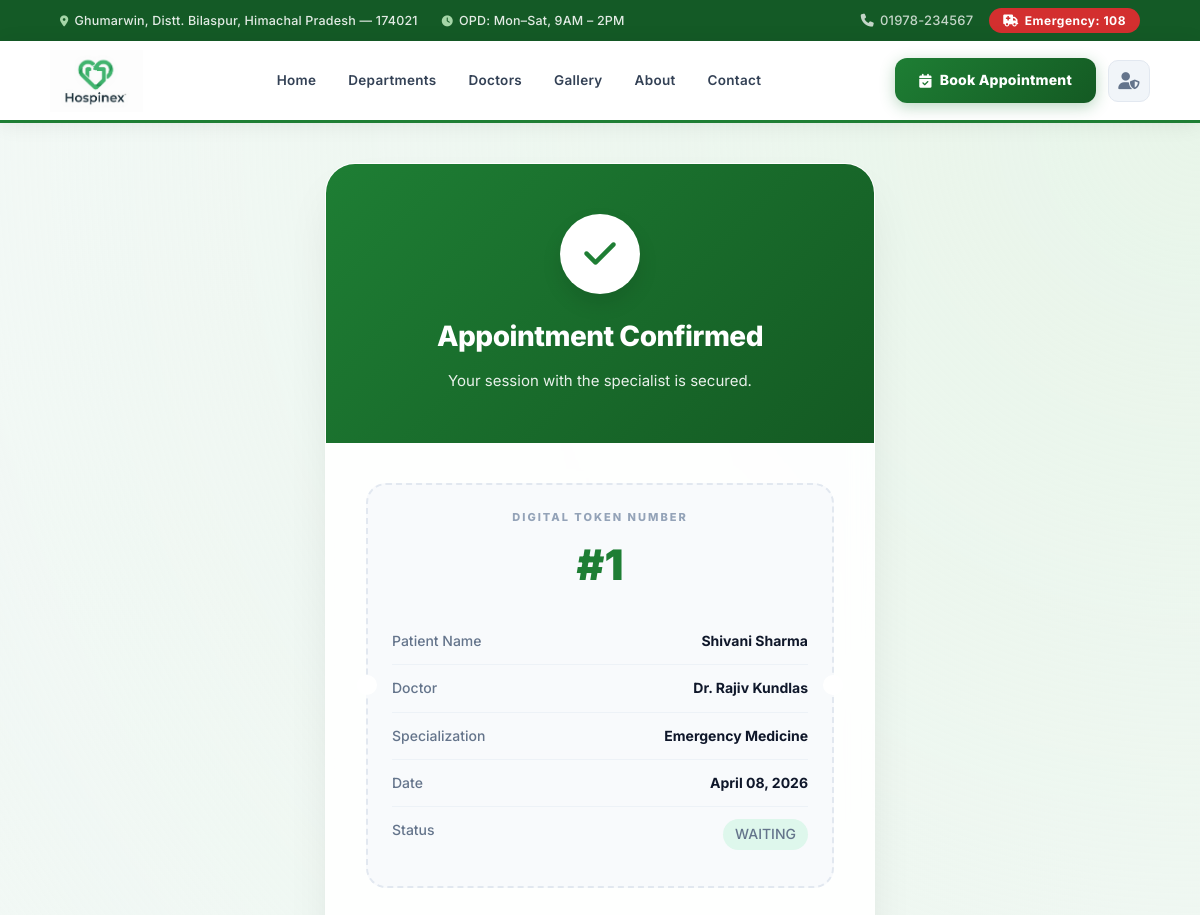
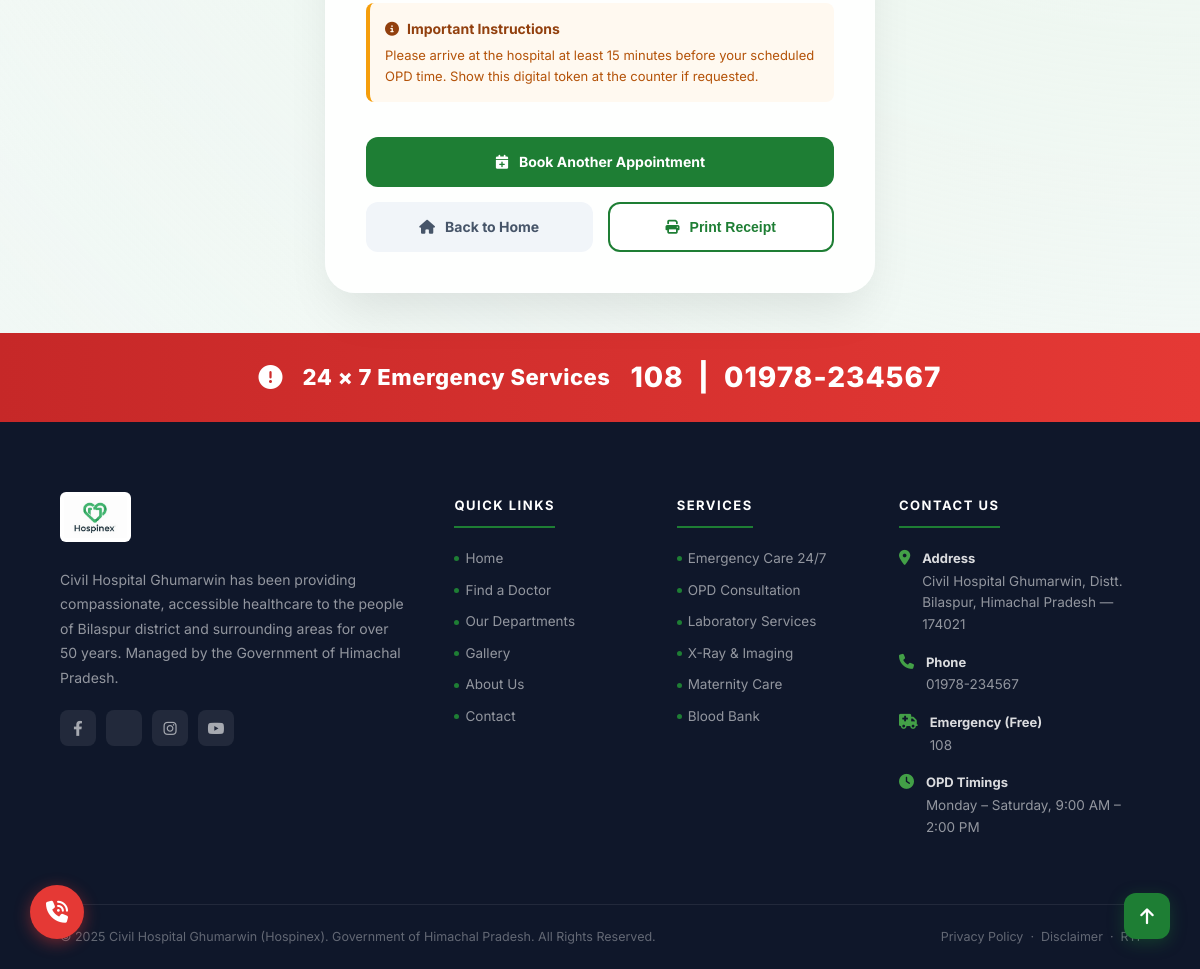
The page /appointment/success/64/ on the database its author committed (2 pictures, top to bottom).
### doctors/models.py (models this page shows, shortened)
class Appointment(models.Model):
    STATUS_CHOICES = [
        ('waiting', 'Waiting'),
        ('in_progress', 'In Progress'),
        ('completed', 'Completed'),
        ('cancelled', 'Cancelled'),
    ]
    TIME_SLOTS = [
        ('09:00 AM', '09:00 AM'), ('10:00 AM', '10:00 AM'),
        ('11:00 AM', '11:00 AM'), ('12:00 PM', '12:00 PM'),
        ('02:00 PM', '02:00 PM'), ('03:00 PM', '03:00 PM'),
        ('04:00 PM', '04:00 PM')
    ]
    doctor = models.ForeignKey(Doctor, on_delete=models.CASCADE)
    patient_name = models.CharField(max_length=100)
    patient_email = models.EmailField(max_length=254)
    patient_phone = models.CharField(max_length=15)
    appointment_date = models.DateField()
    time_slot = models.CharField(max_length=20, choices=TIME_SLOTS, default='09:00 AM')
    disease = models.CharField(max_length=200, default="Not Specified")
    queue_number = models.PositiveIntegerField(blank=True, null=True)
    is_emergency = models.BooleanField(default=False)
    status = models.CharField(choices=STATUS_CHOICES, default='waiting', max_length=20)
    created_at = models.DateTimeField(auto_now_add=True)
    class Meta:
        ordering = ['appointment_date', 'queue_number']

class Doctor(models.Model):
    user = models.OneToOneField(User, on_delete=models.CASCADE, limit_choices_to={'is_staff': True})
    photo = models.ImageField(upload_to='doctors/', blank=True, null=True)
    specialization = models.CharField(blank=True, max_length=100)
    experience = models.PositiveIntegerField(blank=True, null=True)
    bio = models.TextField(blank=True)

### doctors/views.py (the view)
# urls.py: path("appointment/success/<int:appointment_id>/", views.appointment_success, name="appointment_success"),
def appointment_success(request, appointment_id):
    appointment = get_object_or_404(Appointment, id=appointment_id)
    return render(request, "doctors/appointment_success.html", {"appointment": appointment})

### templates/doctors/appointment_success.html (shortened to what this page needs)
{% extends "base.html" %}
{% load static %}
{% block content %}
<div class="success-container">
    <div class="success-card">
        <div class="card-header">
            <div class="success-badge">
                <i class="fa-solid fa-check"></i>
            </div>
            <h1>Appointment Confirmed</h1>
            <p>Your session with the specialist is secured.</p>
        </div>
        <div class="card-body">
            <div class="receipt-container">
                <span class="token-label">Digital Token Number</span>
                <span class="token-number">#{{ appointment.queue_number }}</span>
                <div class="detail-list">
                    <div class="detail-item">
                        <span>Patient Name</span>
                        <strong>{{ appointment.patient_name }}</strong>
                    </div>
                    <div class="detail-item">
                        <span>Doctor</span>
                        <strong>Dr. {{ appointment.doctor.user.first_name }} {{ appointment.doctor.user.last_name }}</strong>
                    </div>
                    <div class="detail-item">
                        <span>Specialization</span>
                        <strong>{{ appointment.doctor.specialization }}</strong>
                    </div>
                    <div class="detail-item">
                        <span>Date</span>
                        <strong>{{ appointment.appointment_date|date:"F d, Y" }}</strong>
                    </div>
                    <div class="detail-item">
                        <span>Status</span>
                        <span class="status-pill">Waiting</span>
                    </div>
                </div>
            </div>
            <div class="instructions">
                <h4><i class="fa-solid fa-circle-info"></i> Important Instructions</h4>
                <p>Please arrive at the hospital at least 15 minutes before your scheduled OPD time. Show this digital token at the counter if requested.</p>
            </div>
            <div class="action-grid">
                <a href="{% url 'doctor_list' %}" class="btn-action btn-book-more" id="bookMoreBtn">
                    <i class="fa-solid fa-calendar-plus"></i>
                    Book Another Appointment
                </a>
                <a href="{% url 'home' %}" class="btn-action btn-home" id="homeBtn">
                    <i class="fa-solid fa-house"></i>
                    Back to Home
                </a>
                <button onclick="window.print()" class="btn-action btn-print" id="printBtn">
                    <i class="fa-solid fa-print"></i>
                    Print Receipt
                </button>
            </div>
        </div>
    </div>
</div>
{% endblock %}

### templates/base.html (style rules this page uses)
:root { --green-primary: #1e7e34; --green-dark: #145a26; --green-light: #e8f5e9; --green-accent: #43a047; --white: #ffffff; --gray-50: #f8fafc; --gray-100: #f1f5f9; --gray-200: #e2e8f0; --gray-400: #94a3b8; --gray-500: #64748b; --gray-700: #334155; --gray-900: #0f172a; --shadow-sm: 0 1px 3px rgba(0,0,0,0.08); --shadow-md: 0 4px 16px rgba(0,0,0,0.08); --shadow-lg: 0 10px 40px rgba(0,0,0,0.10); --transition: all 0.25s cubic-bezier(0.4, 0, 0.2, 1); --radius: 12px; }
* { box-sizing: border-box; margin: 0; padding: 0; }
body { font-family: 'Inter', 'Poppins', sans-serif; background: var(--gray-50); color: var(--gray-700); line-height: 1.6; }

### templates/doctors/appointment_success.html (style rules this page uses)
:root { --primary-gradient: linear-gradient(135deg, #1e7e34, #145a23); --glass-bg: rgba(255, 255, 255, 0.9); --glass-border: rgba(255, 255, 255, 0.2); }
.success-container { min-height: 80vh; display: flex; align-items: center; justify-content: center; padding: 40px 20px; background: radial-gradient(circle at top right, #e8f5e9, transparent), radial-gradient(circle at bottom left, #f1f8f5, transparent); }
.success-card { background: var(--glass-bg); backdrop-filter: blur(12px); -webkit-backdrop-filter: blur(12px); border: 1px solid var(--glass-border); border-radius: 30px; box-shadow: 0 25px 50px -12px rgba(0, 0, 0, 0.1); width: 100%; max-width: 550px; overflow: hidden; animation: slideUp 0.6s cubic-bezier(0.16, 1, 0.3, 1); }
.card-header { background: var(--primary-gradient); padding: 50px 30px; text-align: center; position: relative; }
.success-badge { width: 80px; height: 80px; background: white; border-radius: 50%; display: flex; align-items: center; justify-content: center; margin: 0 auto 20px; box-shadow: 0 10px 20px rgba(0,0,0,0.1); animation: scaleIn 0.5s cubic-bezier(0.34, 1.56, 0.64, 1) 0.3s both; }
.success-badge i { font-size: 36px; color: #1e7e34; }
.card-header h1 { color: white; font-size: 28px; font-weight: 800; margin: 0; letter-spacing: -0.5px; }
.card-header p { color: rgba(255,255,255,0.9); margin-top: 10px; font-size: 15px; }
.card-body { padding: 40px; }
.receipt-container { background: #f8fafc; border: 2px dashed #e2e8f0; border-radius: 20px; padding: 24px; margin-bottom: 30px; position: relative; }
.receipt-container::before, .receipt-container::after { content: ''; position: absolute; width: 20px; height: 20px; background: white; border-radius: 50%; top: 50%; transform: translateY(-50%); }
.receipt-container::before { left: -11px; }
.receipt-container::after { right: -11px; }
.token-label { display: block; text-align: center; font-size: 11px; font-weight: 800; text-transform: uppercase; letter-spacing: 2px; color: var(--gray-400); margin-bottom: 4px; }
.token-number { display: block; text-align: center; font-size: 42px; font-weight: 900; color: #1e7e34; margin-bottom: 20px; }
.detail-list { list-style: none; padding: 0; margin: 0; }
.detail-item { display: flex; justify-content: space-between; padding: 12px 0; border-bottom: 1px solid #edf2f7; }
.detail-item:last-child { border-bottom: none; }
.detail-item span { color: var(--gray-500); font-size: 14px; font-weight: 500; }
.detail-item strong { color: var(--gray-900); font-size: 14px; font-weight: 700; }
.status-pill { background: #def7ec; color: #03543f; padding: 4px 12px; border-radius: 20px; font-size: 12px; font-weight: 800; text-transform: uppercase; }
.instructions { margin-top: 25px; padding: 15px; background: #fff9f0; border-left: 4px solid #f59e0b; border-radius: 8px; }
.instructions h4 { color: #92400e; font-size: 14px; margin-bottom: 5px; display: flex; align-items: center; gap: 8px; }
.instructions p { color: #b45309; font-size: 13px; margin: 0; }
.action-grid { display: grid; grid-template-columns: 1fr 1fr; gap: 15px; margin-top: 35px; }
.btn-action { display: flex; align-items: center; justify-content: center; gap: 10px; padding: 14px; border-radius: 12px; font-weight: 700; font-size: 14px; text-decoration: none; transition: all 0.2s ease; }
.btn-book-more { background: #1e7e34; color: white; grid-column: span 2; }
.btn-home { background: #f1f5f9; color: #475569; }
.btn-print { background: #fff; color: #1e7e34; border: 2px solid #1e7e34; }

### rows shown on the page
Appointment: queue_number "1", patient_name "Shivani Sharma", doctor.user.first_name "Rajiv", doctor.user.last_name "Kundlas", doctor.specialization "Emergency Medicine", appointment_date "April 08, 2026"
